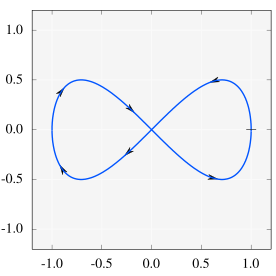

This figure's gnuplot source:
set size square

set rmargin 0.5
set tmargin 0.5
set lmargin 3.5
set bmargin 1.5

unset key
set format x "%.1f"
set format y "%.1f"

set xr [-1.2:1.2]
set yr [-1.2:1.2]
set tr [0:2*pi]

f(x) = cos(x)
g(x) = 0.5 * sin(2 * x)


set style arrow 1 size 0.1,15,40 fixed filled lw 4

do for [i=1:6] {
  t = 2 * pi * (i) / 7
  set arrow arrowstyle 1 from f(t),g(t) to f(t+0.05),g(t+0.05)
}

set style arrow 2 size 0.05,90 fixed filled lw 4
set arrow arrowstyle 2 front empty from f(0.01),g(0.01) to f(0),g(0)
set arrow arrowstyle 2 front from f(2*pi-0.01),g(2*pi-0.01) to f(2*pi),g(2*pi)

set samples 1000
set parametric
plot f(t), g(t) notitle lc rgb "#0055ff" lw 4
